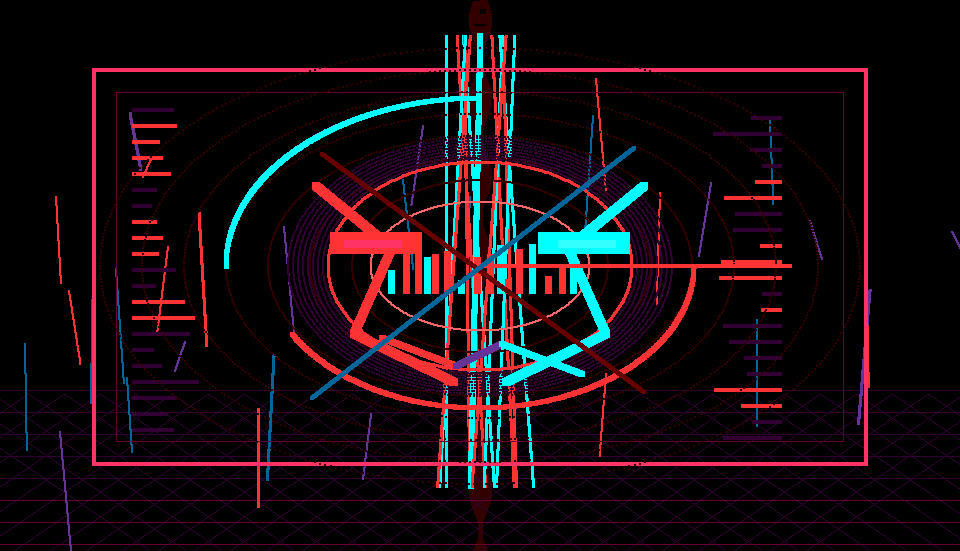
#> input picture img/daemon.gif, 960 x 551 px, found by its file name
$ python make-watch-asset.py
#> lines starting #> are read from the running program, lines starting #| are printed output that depends on the picture
#!/usr/bin/env python3
"""
Convert daemon.gif into Apple Watch-friendly assets.

Outputs:
  - daemon-watch-square.gif   (optimized, cropped GIF for Telegram preview)
  - daemon-watch-live.mp4     (H.264 short loop for Live Photo / intoLive)
  - daemon-watch-static.png   (single-frame square crop for static face)
"""
import os, sys, subprocess, tempfile, shutil
from pathlib import Path
from PIL import Image

GIF_PATH = Path("img/daemon.gif")
OUT_DIR  = Path("watch-assets")

APWATCH = {
    "41mm":   {"w": 396, "h": 484},
    "45mm":   {"w": 430, "h": 529},
    "ultra":  {"w": 458, "h": 562},
}

def extract_frames() -> list[Image.Image]:
    gif = Image.open(GIF_PATH)
    frames, seen = [], set()
    while True:
        try:
            frame = gif.copy()
            # Ensure RGBA for consistent processing
            if frame.mode != 'RGBA':
                frame = frame.convert('RGBA')
            # Deduplicate identical consecutive frames
            hashable = frame.tobytes()
            if hashable not in seen:
                seen.add(hashable)
                frames.append(frame)
            gif.seek(gif.tell() + 1)
        except EOFError:
            break
    print(f"[+] Extracted {len(frames)} unique frames from {GIF_PATH}")
    return frames

def crop_center_square(frames: list[Image.Image]) -> list[Image.Image]:
    """Crop to centered square preserving the daemon in frame."""
    cropped = []
    for frame in frames:
        w, h = frame.size
        # 960x551 -> crop to 551x551, centered x
        size = min(w, h)
        left = (w - size) // 2
        top  = (h - size) // 2
        cropped.append(frame.crop((left, top, left + size, top + size)))
    return cropped

def resize_all(frames: list[Image.Image], size: tuple[int,int]) -> list[Image.Image]:
    return [f.copy().resize(size, Image.LANCZOS) for f in frames]

def save_optimized_gif(frames: list[Image.Image], path: Path, duration: int = 80):
    """Save optimized GIF. Duration in ms per frame."""
    if not frames:
        return
    base = frames[0].convert('RGB')
    rest = [f.convert('RGBA') for f in frames[1:]]
    base.save(
        path,
        save_all=True,
        append_images=rest,
        optimize=True,
        duration=duration,
        loop=0,
        disposal=2,
    )
    print(f"[+] Saved optimized GIF: {path} ({os.path.getsize(path)//1024} KB)")

def save_static_png(frames: list[Image.Image], path: Path):
    """Pick a mid-sequence frame for a polished still."""
    frame = frames[len(frames)//2].convert('RGB')
    frame.save(path)
    print(f"[+] Saved static PNG: {path}")

def export_video(frames: list[Image.Image], path: Path, fps: int = 14):
    """Export frames as H.264 MP4 via ffmpeg."""
    tmpdir = tempfile.mkdtemp()
    try:
        for i, frame in enumerate(frames):
            frame.convert('RGB').save(os.path.join(tmpdir, f"f{i:04d}.png"))
        # Use yuv420p for maximum compatibility (including Watch/iOS)
        cmd = [
            "ffmpeg", "-y",
            "-framerate", str(fps),
            "-i", os.path.join(tmpdir, "f%04d.png"),
            "-c:v", "libx264",
            "-pix_fmt", "yuv420p",
            "-crf", "22",
            "-movflags", "+faststart",
            "-vf", "format=yuv420p",
            str(path)
        ]
        subprocess.run(cmd, check=True, capture_output=True)
        print(f"[+] Saved video: {path} ({os.path.getsize(path)//1024} KB)")
    finally:
        shutil.rmtree(tmpdir, ignore_errors=True)

def main():
    if not GIF_PATH.exists():
        print(f"[!] Not found: {GIF_PATH}")
        sys.exit(1)

    OUT_DIR.mkdir(parents=True, exist_ok=True)

    frames = extract_frames()
#> in extract_frames, gif is the input picture: PIL image 960x551 P; mean R, G, B 21.9, 11.6, 16.6
#> the loop in extract_frames, `while True:` made 96 passes
#> pass 2, in extract_frames, `frame = gif.copy()`:
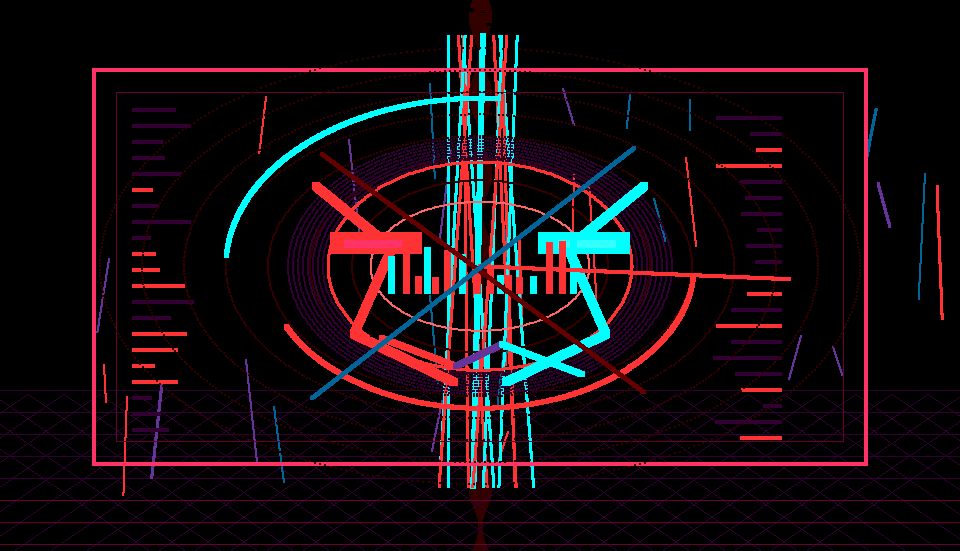
#> frame: PIL image 960x551 RGB; mean R, G, B 21.4, 11.4, 16.3
#> pass 3, in extract_frames, `frame = gif.copy()`:
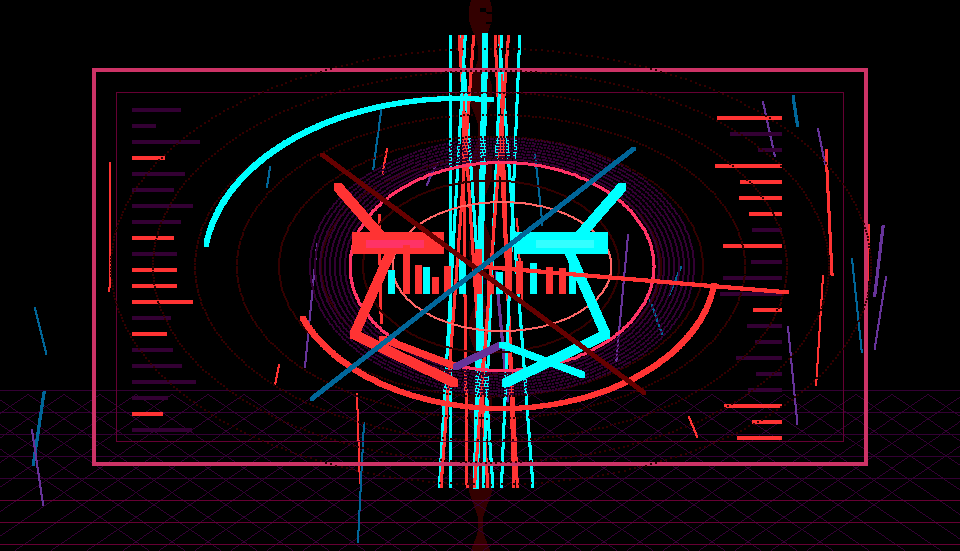
#> frame: PIL image 960x551 RGB; mean R, G, B 20.7, 11.4, 16.6
#> after the loop in extract_frames, `while True:`:
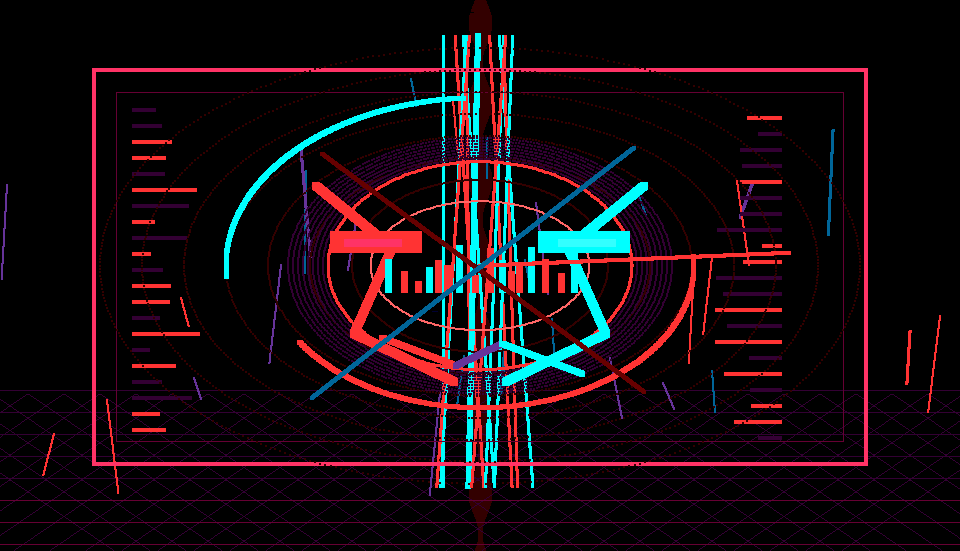
#> frame: PIL image 960x551 RGBA; mean R, G, B, A 21.6, 11.5, 16.3, 255
#> after the loop in extract_frames, `while True:`: frames = 96 items
#| [+] Extracted 96 unique frames from img/daemon.gif
#> frames = 96 items
    frames = crop_center_square(frames)
#> the loop in crop_center_square, `for frame in frames:` made 96 passes

    # --- Static / GIF outputs at Ultra res (largest common) ---
    ultra = APWATCH["ultra"]
    square_size = (ultra["w"], ultra["h"])  # Actually watch is not square. Use 484x484 or 562x562
    # Wait: Apple Watch faces can use any photo, but they crop to the screen shape.
    # For animated faces, Photos face crops to a circle-in-square.
    # For best results on ALL models, keep square at the SMALLER edge of the largest
    # screen, so at least the full screen is covered no matter what.
    # Let's use square 484 for safety? No, let's use 562x562.
    sq = (562, 562)

    print(f"[+] Processing to {sq[0]}x{sq[1]} square crop...")

    # Re-sample to final pixel size
    final = resize_all(frames, sq)
#> final = 96 items

    save_optimized_gif(final, OUT_DIR / "daemon-watch-square.gif", duration=80)
#> in save_optimized_gif, `base = frames[0].convert('RGB')`:
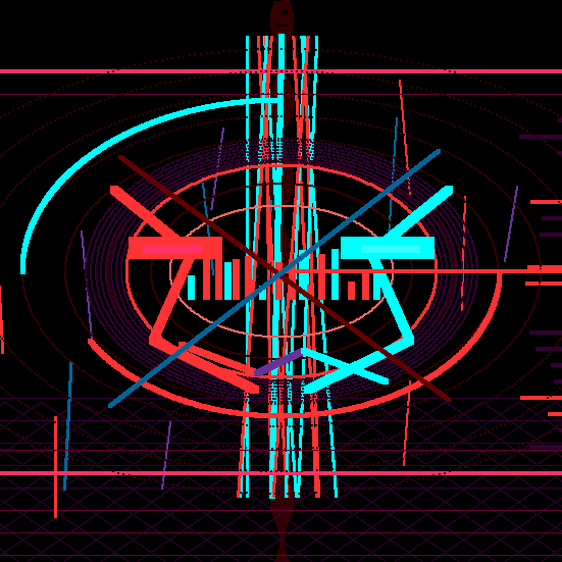
#> base: PIL image 562x562 RGB; mean R, G, B 29.1, 18.6, 24.4
#> in save_optimized_gif, `rest = [f.convert('RGBA') for f in frames[1:]]`: rest = 95 items
    save_static_png(final, OUT_DIR / "daemon-watch-static.png")
#> in save_static_png, `frame = frames[len(frames)//2].convert('RGB')`:
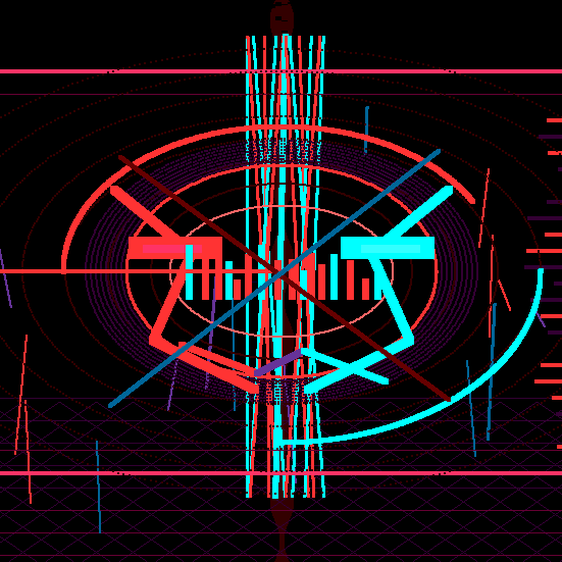
#> frame: PIL image 562x562 RGB; mean R, G, B 29, 19.3, 25.1

    # Ultra-size video (not square but covers entire display)
    ultra_wh = (ultra["w"], ultra["h"])
    final_ultra = resize_all(frames, ultra_wh)
#> final_ultra = 96 items
    export_video(final_ultra, OUT_DIR / "daemon-watch-live.mp4", fps=14)
#> the loop in export_video, `for i, frame in enumerate(frames):` made 96 passes
#> pass 1, in export_video, `frame.convert('RGB').save(os.path.join(tmpdir, f"f{i:04d}.png"))`:
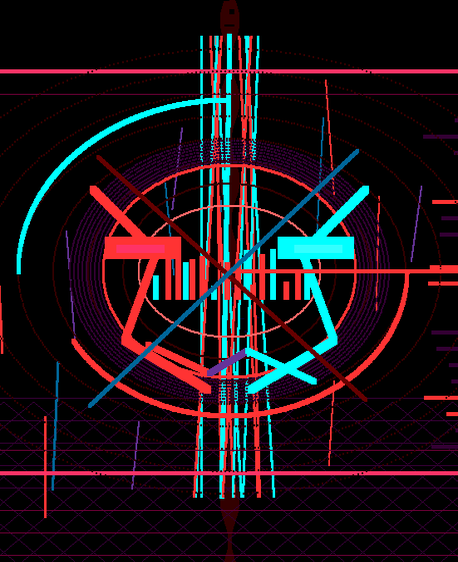
#> saved as f0000.png: PIL image 458x562 RGB; mean R, G, B 29.1, 18.6, 24.4
#> pass 2, in export_video, `frame.convert('RGB').save(os.path.join(tmpdir, f"f{i:04d}.png"))`:
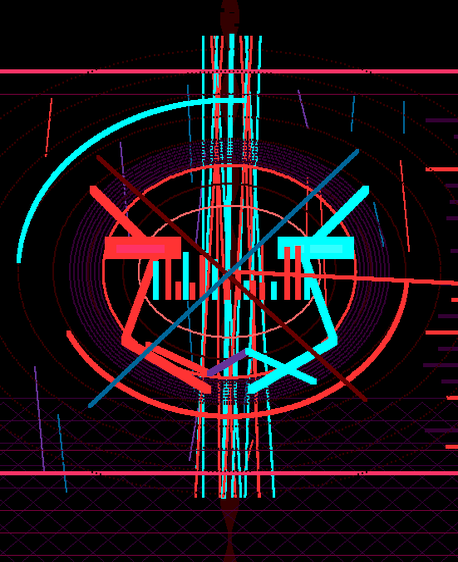
#> saved as f0001.png: PIL image 458x562 RGB; mean R, G, B 28.5, 18.5, 24.3

    print("\n[+] Done. Assets in:", OUT_DIR.resolve())

if __name__ == "__main__":
#> (the run stopped early here; a loop or call above may not have finished)
